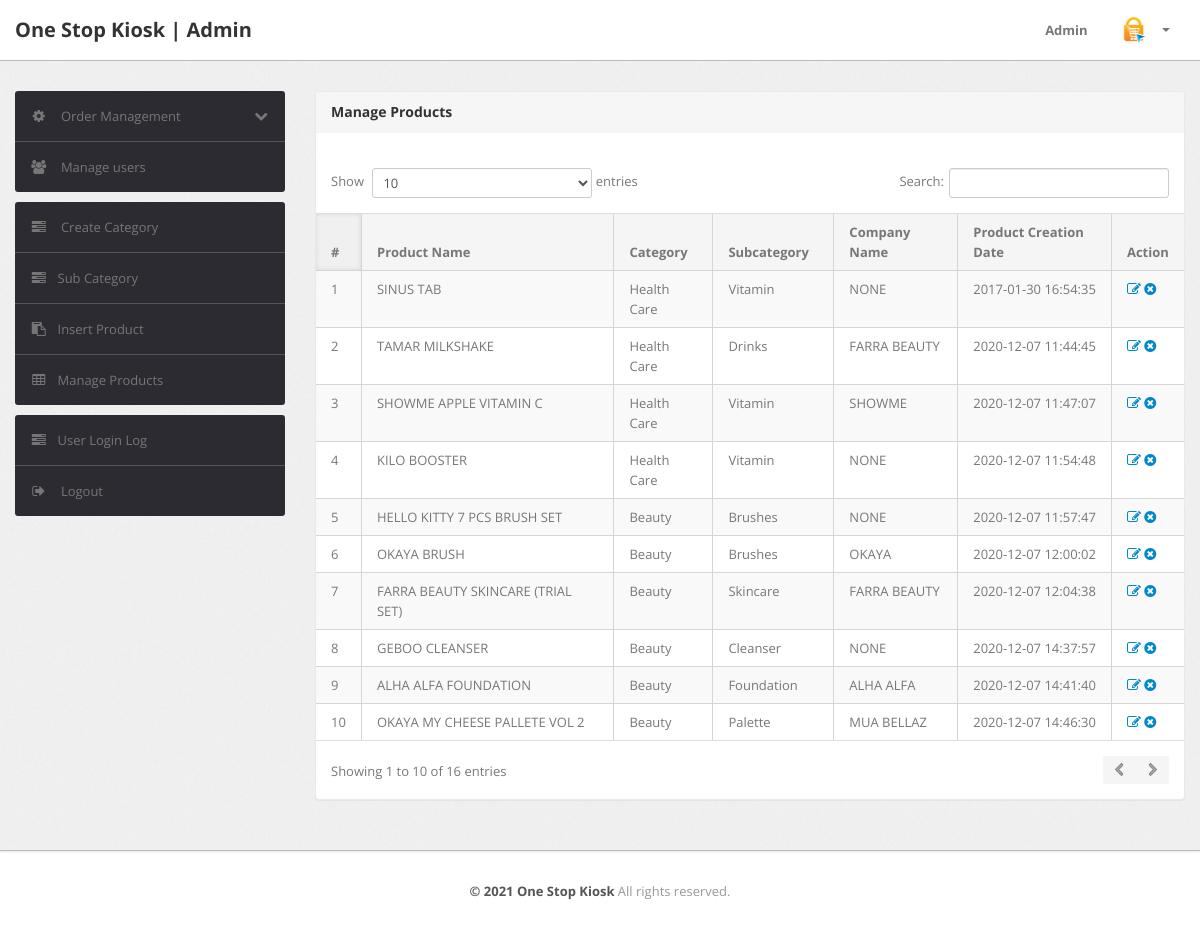
/shopping/admin/manage-products.php (signed in), run on the app's committed database.
### tables this page shows
CREATE TABLE `products` (
  `id` int(11) NOT NULL,
  `category` int(11) NOT NULL,
  `subCategory` int(11) DEFAULT NULL,
  `productName` varchar(255) DEFAULT NULL,
  `productCompany` varchar(255) DEFAULT NULL,
  `productPrice` int(11) DEFAULT NULL,
  `productPriceBeforeDiscount` int(11) DEFAULT NULL,
  `productDescription` longtext,
  `productImage1` varchar(255) DEFAULT NULL,
  `productImage2` varchar(255) DEFAULT NULL,
  `productImage3` varchar(255) DEFAULT NULL,
  `shippingCharge` int(11) DEFAULT NULL,
  `productAvailability` varchar(255) DEFAULT NULL,
  `postingDate` timestamp NULL DEFAULT CURRENT_TIMESTAMP,
  `updationDate` varchar(255) DEFAULT NULL
);

CREATE TABLE `category` (
  `id` int(11) NOT NULL,
  `categoryName` varchar(255) DEFAULT NULL,
  `categoryDescription` longtext,
  `creationDate` timestamp NOT NULL DEFAULT CURRENT_TIMESTAMP,
  `updationDate` varchar(255) DEFAULT NULL
);

CREATE TABLE `subcategory` (
  `id` int(11) NOT NULL,
  `categoryid` int(11) DEFAULT NULL,
  `subcategory` varchar(255) DEFAULT NULL,
  `creationDate` timestamp NULL DEFAULT CURRENT_TIMESTAMP,
  `updationDate` varchar(255) DEFAULT NULL
);

### shopping/admin/manage-products.php (the view, shortened to what this page needs)
<?php
include('include/config.php');
if(strlen($_SESSION['alogin'])==0)
	{
header('location:index.php');
}
else{
?>
<!DOCTYPE html>
<html lang="en">
<head>
	<link type="text/css" href="bootstrap/css/bootstrap.min.css" rel="stylesheet">
	<link type="text/css" href="bootstrap/css/bootstrap-responsive.min.css" rel="stylesheet">
	<link type="text/css" href="css/theme.css" rel="stylesheet">
	<link type="text/css" href="images/icons/css/font-awesome.css" rel="stylesheet">
</head>
<body>
<?php include('include/header.php');?>
	<div class="wrapper">
		<div class="container">
			<div class="row">
<?php include('include/sidebar.php');?>
			<div class="span9">
					<div class="content">
	<div class="module">
							<div class="module-head">
								<h3>Manage Products</h3>
							</div>
							<div class="module-body table">
									<br />
								<table cellpadding="0" cellspacing="0" border="0" class="datatable-1 table table-bordered table-striped	 display" width="100%">
									<thead>
										<tr>
											<th>#</th>
											<th>Product Name</th>
											<th>Category </th>
											<th>Subcategory</th>
											<th>Company Name</th>
											<th>Product Creation Date</th>
											<th>Action</th>
										</tr>
									</thead>
									<tbody>
<?php $query=mysqli_query($con,"select products.*,category.categoryName,subcategory.subcategory from products join category on category.id=products.category join subcategory on subcategory.id=products.subCategory");
$cnt=1;
while($row=mysqli_fetch_array($query))
{
?>
										<tr>
											<td><?php echo htmlentities($cnt);?></td>
											<td><?php echo htmlentities($row['productName']);?></td>
											<td><?php echo htmlentities($row['categoryName']);?></td>
											<td> <?php echo htmlentities($row['subcategory']);?></td>
											<td><?php echo htmlentities($row['productCompany']);?></td>
											<td><?php echo htmlentities($row['postingDate']);?></td>
											<td>
											<a href="edit-products.php?id=<?php echo $row['id']?>" ><i class="icon-edit"></i></a>
											<a href="manage-products.php?id=<?php echo $row['id']?>&del=delete" onClick="return confirm('Are you sure you want to delete?')"><i class="icon-remove-sign"></i></a></td>
										</tr>
										<?php $cnt=$cnt+1; } ?>
								</table>
							</div>
						</div>
					</div>
				</div>
			</div>
		</div>
	</div>
<?php include('include/footer.php');?>
</body>
<?php } ?>

### data on the page
products: productName "SINUS TAB", category.categoryName "Health Care", subcategory.subcategory "Vitamin", productCompany "NONE", postingDate "2017-01-30 16:54:35"
products: productName "TAMAR MILKSHAKE", category.categoryName "Health Care", subcategory.subcategory "Drinks", productCompany "FARRA BEAUTY", postingDate "2020-12-07 11:44:45"
products: productName "SHOWME APPLE VITAMIN C", category.categoryName "Health Care", subcategory.subcategory "Vitamin", productCompany "SHOWME", postingDate "2020-12-07 11:47:07"
products: productName "KILO BOOSTER", category.categoryName "Health Care", subcategory.subcategory "Vitamin", productCompany "NONE", postingDate "2020-12-07 11:54:48"
products: productName "HELLO KITTY 7 PCS BRUSH SET", category.categoryName "Beauty", subcategory.subcategory "Brushes", productCompany "NONE", postingDate "2020-12-07 11:57:47"
products: productName "OKAYA BRUSH", category.categoryName "Beauty", subcategory.subcategory "Brushes", productCompany "OKAYA", postingDate "2020-12-07 12:00:02"
products: productName "FARRA BEAUTY SKINCARE (TRIAL SET)", category.categoryName "Beauty", subcategory.subcategory "Skincare", productCompany "FARRA BEAUTY", postingDate "2020-12-07 12:04:38"
products: productName "GEBOO CLEANSER", category.categoryName "Beauty", subcategory.subcategory "Cleanser", productCompany "NONE", postingDate "2020-12-07 14:37:57"
products: productName "ALHA ALFA FOUNDATION", category.categoryName "Beauty", subcategory.subcategory "Foundation", productCompany "ALHA ALFA", postingDate "2020-12-07 14:41:40"
products: productName "OKAYA MY CHEESE PALLETE VOL 2", category.categoryName "Beauty", subcategory.subcategory "Palette", productCompany "MUA BELLAZ", postingDate "2020-12-07 14:46:30"
